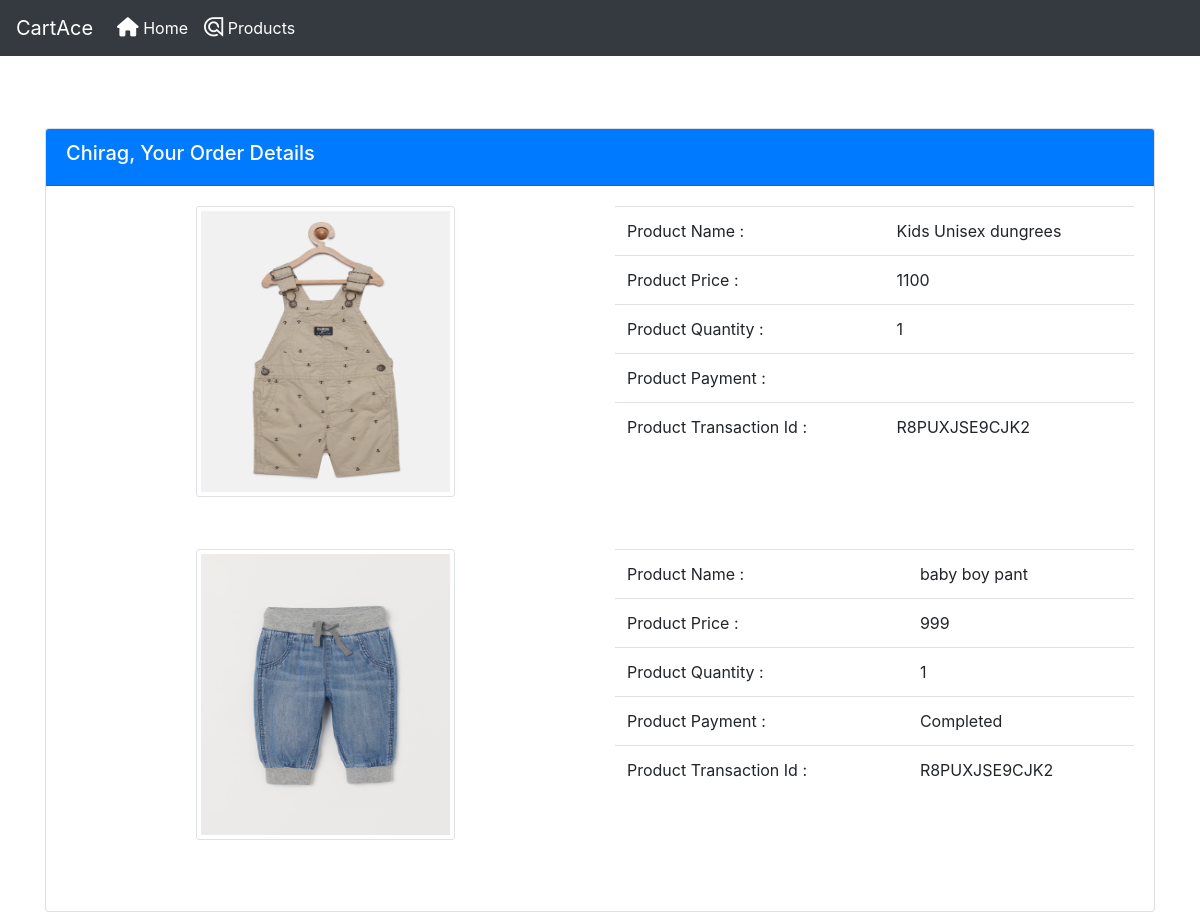
/customer_order.php (signed in), run on the app's committed database.
### tables this page shows
CREATE TABLE `customer_order` (
  `id` int(100) NOT NULL,
  `uid` int(100) NOT NULL,
  `pid` int(100) NOT NULL,
  `p_name` varchar(255) NOT NULL,
  `p_price` int(100) NOT NULL,
  `p_qty` int(100) NOT NULL,
  `p_status` varchar(100) NOT NULL,
  `trx_id` varchar(300) NOT NULL
);

CREATE TABLE `products` (
  `product_id` int(100) NOT NULL,
  `product_cat_id` int(100) NOT NULL,
  `product_brand_id` int(100) NOT NULL,
  `product_title` varchar(300) NOT NULL,
  `product_price` int(100) NOT NULL,
  `product_desc` text NOT NULL,
  `product_image` text NOT NULL,
  `product_keywords` text NOT NULL
);

### customer_order.php (the view, shortened to what this page needs)
<!DOCTYPE html>
<html lang="en">
<head>
    <link rel="stylesheet" href="https://stackpath.bootstrapcdn.com/bootstrap/4.5.0/css/bootstrap.min.css">
</head>
<body>
<nav class="navbar navbar-expand-lg navbar-dark bg-dark" >
    <a class="navbar-brand" href="#" >CartAce</a>
    <div class="collapse navbar-collapse" id="navbarSupportedContent">
      <ul class="navbar-nav mr-auto">
        <li class="nav-item active">
          <a class="nav-link" href="profile.php" >
            <i class="fas fa-home " style="font-size: larger;"></i>  Home <span class="sr-only">(current)</span></a>
        </li>
        <li class="nav-item active">
          <a class="nav-link" href="#" >
            <i class="fab fa-algolia" style="font-size: larger;"></i>  Products</a>
        </li>
      </ul>
    </div>
  </nav>
<br/><br/><br/>
<div class="container">
  <div class="row">
    <div class="col">
      <div class="card">
        <div class="card-header bg-primary text-white"><h5><?php echo $_SESSION['name'];?>, Your Order Details</h5></div>
         <div class="card-body">
           <?php
            $user_id=$_SESSION['userid'];
            $order_list="SELECT o.id,o.uid,o.pid,o.p_name,o.p_price,o.p_qty,o.p_status,o.trx_id,p.product_image
             FROM customer_order o,products p WHERE o.uid=$user_id AND o.pid=p.product_id";
            $result=mysqli_query($con,$order_list);
            if(mysqli_num_rows($result)>0){
              while($row=mysqli_fetch_array($result)){
           ?>
               <div class="row">
                 <div class="col-sm-12 col-md-6 col-xl-6 col-lg-6" style="text-align: center;">
                      <img src="img/<?php echo $row['product_image']; ?>" class="img-thumbnail card-img img-fluid" style="width:50%; height: 85%; display:inline-block;" alt="">
                 </div>
                 <div class="col-sm-12 col-md-6 col-xl-6 col-lg-6">
                   <table class="table">
                     <tr><td>Product Name : </td> <td><?php echo $row['p_name']; ?></td></tr>
                     <tr><td>Product Price :  </td> <td><?php echo $row['p_price']; ?></td></tr>
                     <tr><td>Product Quantity : </td> <td><?php echo $row['p_qty']; ?></td></tr>
                     <tr><td>Product Payment : </td> <td><?php echo $row['p_status']; ?></td></tr>
                     <tr><td>Product Transaction Id : </td> <td><?php echo $row['trx_id']; ?></td></tr>
                   </table>
                 </div>
               </div>
        <?php
            }
          }
        ?>
         </div>
      </div>
    </div>
  </div>
</div>
</body>
</html>

### data on the page
customer_order: products.product_image (picture), p_name "Kids Unisex dungrees", p_price "1100", p_qty "1", trx "R8PUXJSE9CJK2"
customer_order: products.product_image (picture), p_name "baby boy pant", p_price "999", p_qty "1", p_status "Completed", trx "R8PUXJSE9CJK2"

### other printed values
$_SESSION['name'] "Chirag"
